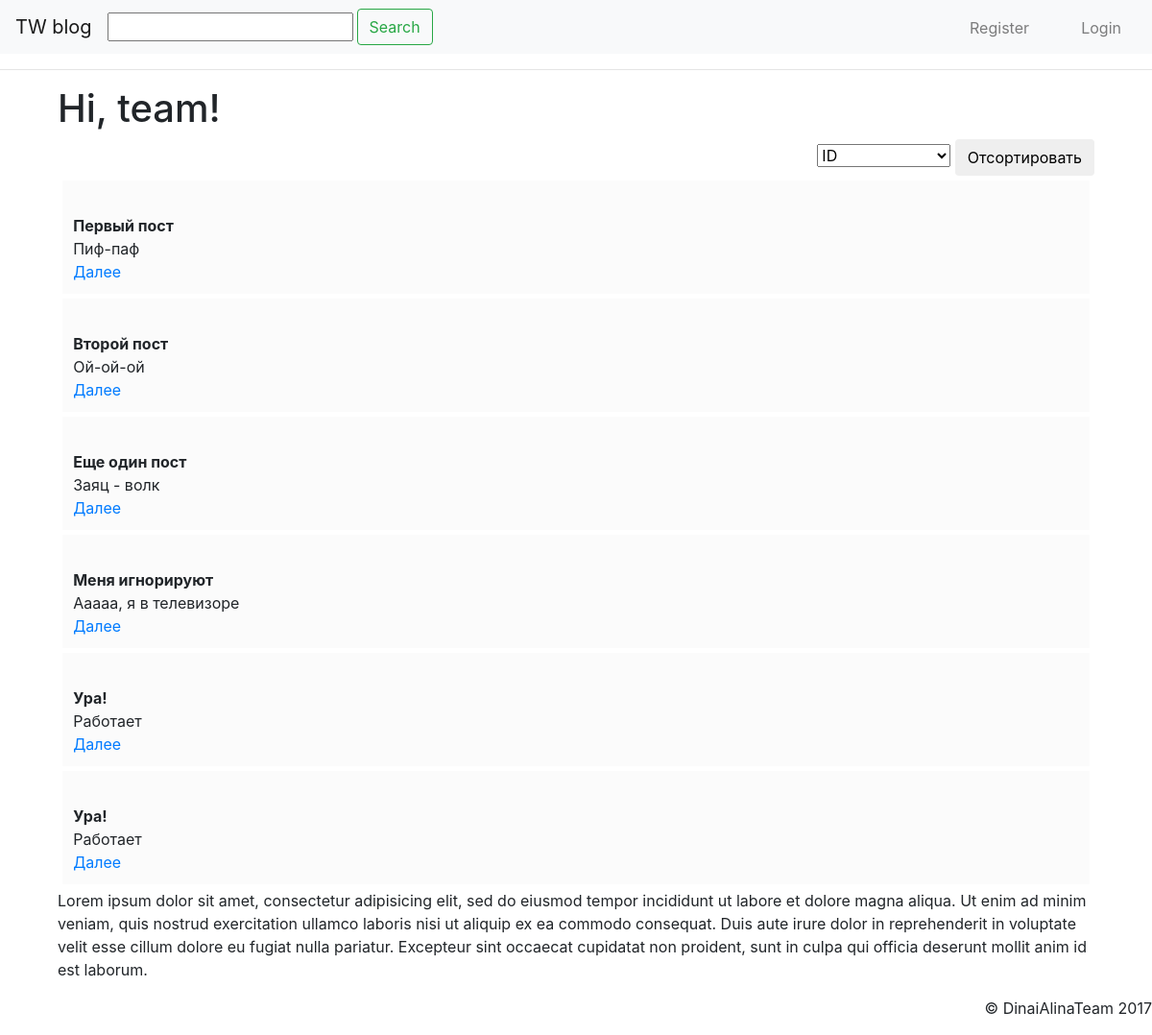
Before: / with the older database file.
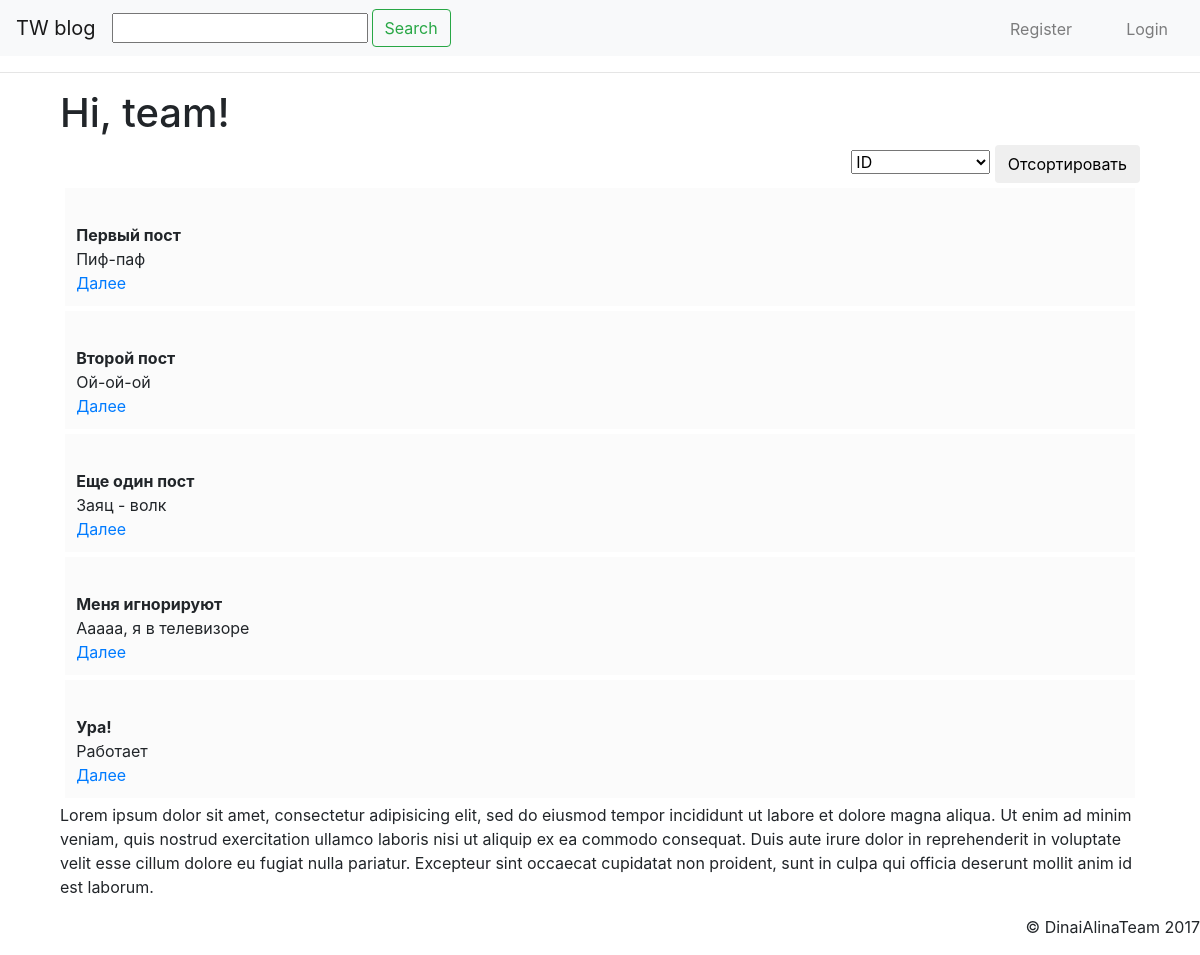
After: the same page with the newer database file.
### onemapp/models.py (models this page shows, shortened)
class Post(models.Model):
    author = models.ForeignKey('auth.User')
    title = models.CharField(max_length=200)
    text = models.TextField()
    created_date = models.DateTimeField(default=timezone.now)

### onemapp/views.py (the view)
# urls.py: url(r'^$', views.post_list, name='post_list'),
def post_list(request, user=None):
    if user and user.is_authenticated:
        posts = Post.objects.filter(author=user)  # получить посты пользователя
    else:
        posts = Post.objects.all()  # получить все посты
    form = PostListForm(request.GET)  # создать форму на основе модели Post
    form.is_valid()
    if form.cleaned_data.get('search'):
        posts = posts.filter(title__icontains=form.cleaned_data['search'])
    if form.cleaned_data.get('sort_field'):
        posts = posts.order_by(form.cleaned_data['sort_field'])
    for post in posts:
        post.text = post.text[:50]
    return render(request, 'post_list.html', {'form': form, 'posts': posts})

### onemapp/forms.py
class PostListForm(forms.Form):
    search = forms.CharField(required=False)
    sort_field = forms.ChoiceField(choices=(('id', 'ID'), ('title', 'title'), ('-created_date', u'Дата создания')), required=False)

### onemapp/templates/post_list.html (shortened to what this page needs)
{% extends "./base.html" %}
{% block search %}
    <form action="" class="form-inline">
        <div class=" mr-sm-1">
            {{ form.search }}
        </div>
        <button class="btn btn-outline-success my-sm-0" type="submit">Search</button>
    </form>
{% endblock %}
{% block content %}
    <h1>
        Hi,
        {% if request.user.is_authenticated %}
            {{ user }}
        {%  else %}
            team!
        {% endif %}
    </h1>
        <div class="filtersearch">
            <form action="">
                {{ form.sort_field }}
                <input type="submit"  value="Отсортировать" class="btn btn-default" >
            </form>
        </div>
    {% for post in posts %}
        <div>
            <p class="post">
            <br>
                <b>{{ post.title }}</b>
                <br>
                {{ post.text }}
                <br>
                <a href="{{ post.id }}"> Далее </a>
            </p>
        </div>
    {% endfor %}
    <p>{% lorem %}</p>
{% endblock %}

Changed rows visible on the page:
removed Post: title "Ура!", text "Работает"
